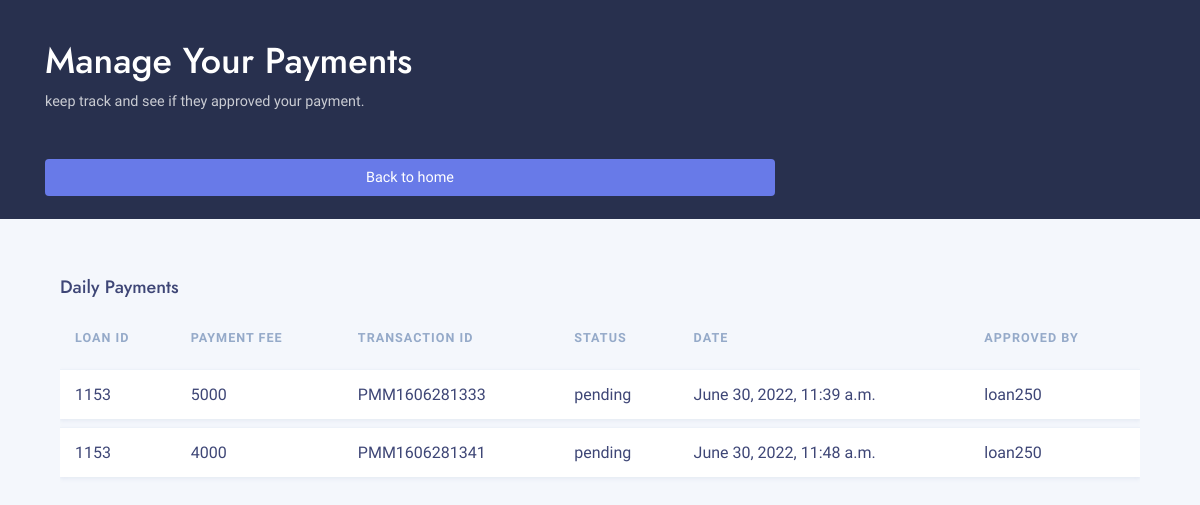
The page /my-payments (signed in) on the database as committed earlier.
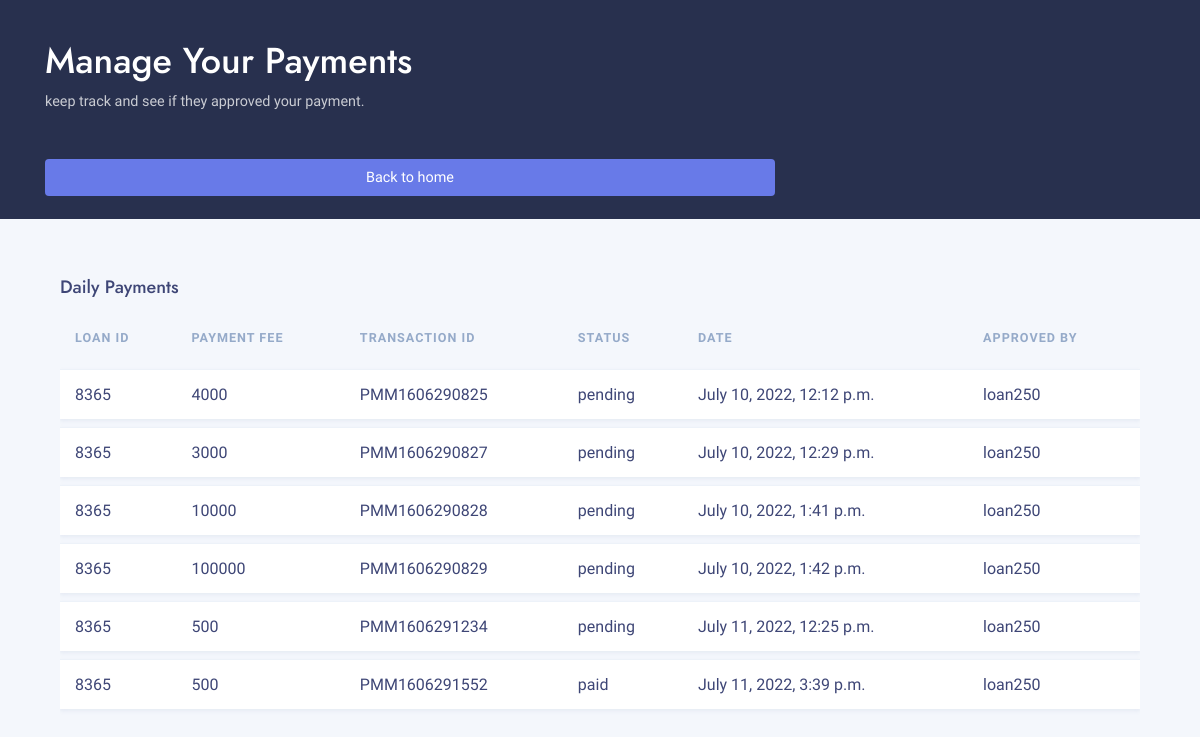
The same page on the database as committed later.
### loan/models.py (models this page shows, shortened)
class AddPayment(models.Model):
    loan_id = models.CharField(max_length=200)
    payment_fee = models.DecimalField(max_digits=10, decimal_places=0)
    transaction_id = models.CharField(max_length=200)
    reference = models.CharField(max_length=200)
    status = models.CharField(max_length=200)
    date = models.DateTimeField(default=datetime.now, blank=True)
    admin = models.CharField(max_length=200)

### home/views.py (the view)
# urls.py: path('my-payments', views.my_payments, name='my-payments'),
def my_payments(request):
    if request.user.is_authenticated:
        username = request.user.username
        my_loans = Apply.objects.filter(user = username)
        my_payments = AddPayment.objects.all()
        context = {
            'my_loans': my_loans,
            'my_payments': my_payments
        }
        return render(request, 'my_payments.html', context)
    else:
        return redirect('account:user_login')

### account/templates/my_payments.html (shortened to what the changed rows need)
<html>
    {% load static %}
    <head>
            <link rel='stylesheet' href="{% static 'assets1/vendor/pace/pace.css' %}"/>
            <link rel='stylesheet' type='text/css' href='{% static "assets1/css/bundles/291bbeead57f19651f311362abe809b67adc3fb5.css" %}'/>
            <link rel='stylesheet' type='text/css' href='{% static "assets1/css/bundles/28c909f8c5939b3b29991049355ad3050be56f71.css" %}'/>
            <link rel='stylesheet' href='{% static "assets1/css/bundles/dcd1663bd4b40ee5b03564aeb0245515dd3277b0.css" %}'/>
            <link rel='stylesheet' href='{% static "assets1/fonts/jost/jost.css" %}'/>
            <link rel='stylesheet' type='text/css' href='{% static "assets1/fonts/materialdesignicons/materialdesignicons.min.css" %}'/>
            <link rel='stylesheet' type='text/css' href='{% static "assets1/css/atmos.min.css" %}'/>
            <link rel='stylesheet' type='text/css' href='{% static "assets1/css/bundles/13fc3abb600e389b43865b1fa1697fc8f5ebf063.css" %}'/>
    </head>
    <body>
        <section class="admin-content">
            <div class=" bg-dark m-b-30 bg-stars">
                <div class="container">
                    <div class="row">
                        <div class="col-md-8 m-auto text-white p-t-40 p-b-90">
                            <h1>Manage Your Payments</h1>
                        </div>
                    </div>
                </div>
            </div>
            <div class="container pull-up">
                <div class="row">
                    <div class="col-lg-12">
                        <div class="tab-content" id="myTabContent">
                            <div class="tab-pane fade show active" id="home" role="tabpanel" aria-labelledby="home-tab">
                                <div class="col-md-12 m-b-30">
                                    <div class="table-responsive">
                                        <table class="table align-td-middle table-card table-striped">
                                            <thead>
                                            <tr>
                                                <th>LOAN ID</th>
                                                <th>PAYMENT FEE</th>
                                                <th>transaction ID</th>
                                                <th>STATUS</th>
                                                <th>DATE</th>
                                                <th>APPROVED BY</th>
                                            </tr>
                                            </thead>
                                            <tbody>
                                                {% for loan in my_loans %}
                                                {% for payment in my_payments %}
                                                {% if loan.loan_id == payment.loan_id %}
                                                        <tr>
                                                            <td>
                                                                {{payment.loan_id}}
                                                            </td>
                                                            <td>{{payment.payment_fee}}</td>
                                                            <td>{{payment.transaction_id}}</td>
                                                            <td>{{payment.status}}</td>
                                                            <td>{{payment.date}}</td>
                                                            <td>{{payment.admin}}</td>
                                                        </tr>
                                            {% endif %}
                                            {% endfor %}
                                            {% endfor %}
                                            </tbody>
                                        </table>
                                    </div>
                                </div>
                            </div>
                        </div>
            </div>
        </section>
    </body>
</html>

Rows that differ between the two databases and show on the page:
removed AddPayment: loan_id "1153", payment_fee "5000", transaction_id "PMM1606281333", status "pending", date "June 30, 2022, 11:39 a.m.", admin "loan250"
removed AddPayment: loan_id "1153", payment_fee "4000", transaction_id "PMM1606281341", status "pending", date "June 30, 2022, 11:48 a.m.", admin "loan250"
added AddPayment: loan_id "8365", payment_fee "4000", transaction_id "PMM1606290825", status "pending", date "July 10, 2022, 12:12 p.m.", admin "loan250"
added AddPayment: loan_id "8365", payment_fee "3000", transaction_id "PMM1606290827", status "pending", date "July 10, 2022, 12:29 p.m.", admin "loan250"
added AddPayment: loan_id "8365", payment_fee "10000", transaction_id "PMM1606290828", status "pending", date "July 10, 2022, 1:41 p.m.", admin "loan250"
added AddPayment: loan_id "8365", payment_fee "100000", transaction_id "PMM1606290829", status "pending", date "July 10, 2022, 1:42 p.m.", admin "loan250"
added AddPayment: loan_id "8365", payment_fee "500", transaction_id "PMM1606291234", status "pending", date "July 11, 2022, 12:25 p.m.", admin "loan250"
added AddPayment: loan_id "8365", payment_fee "500", transaction_id "PMM1606291552", status "paid", date "July 11, 2022, 3:39 p.m.", admin "loan250"
